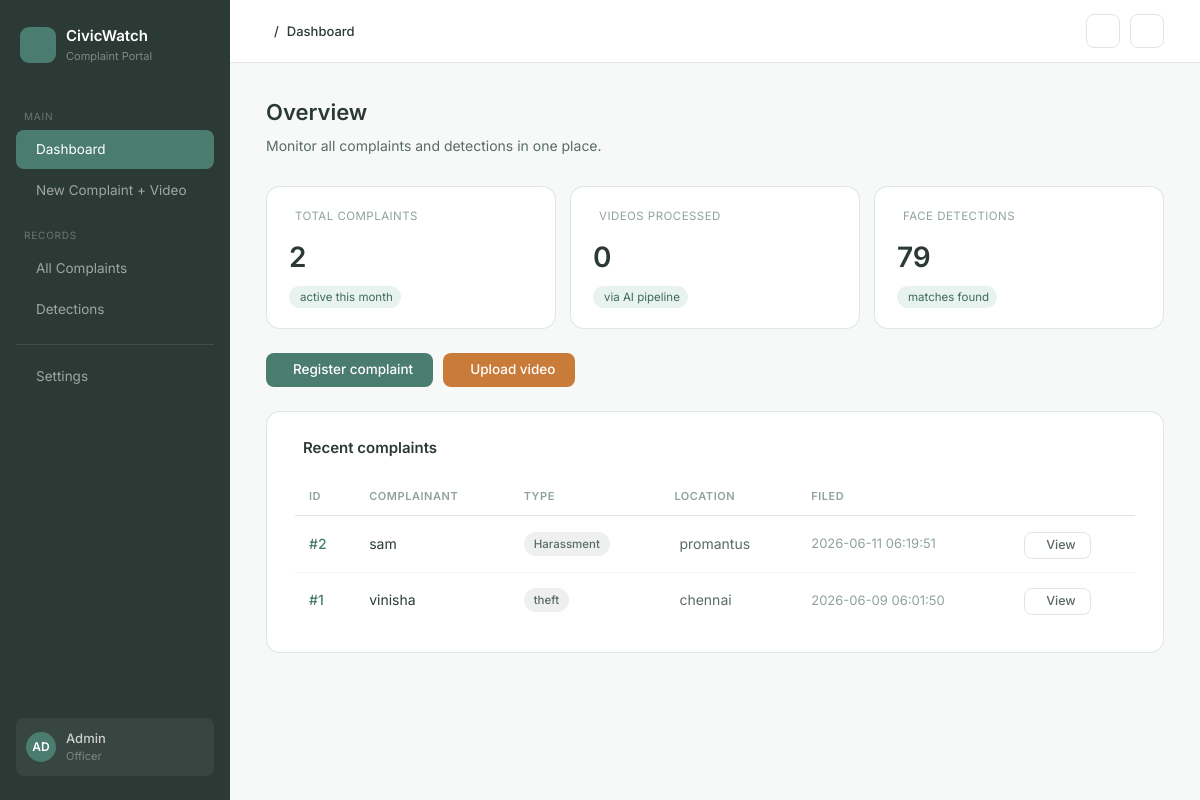
The page / on the database its author committed.
### tables this page shows
CREATE TABLE complaints (
        id INTEGER PRIMARY KEY AUTOINCREMENT,
        complainant_name TEXT,
        complaint_type TEXT,
        description TEXT,
        location TEXT,
        created_at TIMESTAMP DEFAULT CURRENT_TIMESTAMP
    );

### app.py (the view)
@app.route("/")
def home():
    conn = get_db()
    cursor = conn.cursor()
    cursor.execute("""
        SELECT id, complainant_name, complaint_type, location, created_at
        FROM complaints
        ORDER BY id DESC
        LIMIT 10
    """)
    complaints = cursor.fetchall()
    cursor.execute("SELECT COUNT(*) FROM complaints")
    total_complaints = cursor.fetchone()[0]
    cursor.execute("SELECT COUNT(*) FROM detections")
    total_detections = cursor.fetchone()[0]
    conn.close()
    return render_template(
        "index.html",
        complaints=complaints,
        total_complaints=total_complaints,
        total_detections=total_detections,
        total_videos=0,         # extend later if you track videos in DB
    )

### app.py (called while the page is built)
def get_db():
    conn = sqlite3.connect(DB_PATH)
    conn.row_factory = sqlite3.Row          # lets us access columns by name
    return conn

### templates/index.html (shortened to what this page needs)
{% extends "base.html" %}
{% set active_page = 'home' %}
{% block breadcrumb %}Dashboard{% endblock %}
{% block content %}
<div class="page-header">
  <h1>Overview</h1>
  <p>Monitor all complaints and detections in one place.</p>
</div>
<div class="stat-row">
  <div class="stat-card">
    <div class="stat-label"> Total complaints</div>
    <div class="stat-value">{{ total_complaints or 0 }}</div>
    <div class="stat-change"> active this month</div>
  </div>
  <div class="stat-card">
    <div class="stat-label"> Videos processed</div>
    <div class="stat-value">{{ total_videos or 0 }}</div>
    <div class="stat-change"> via AI pipeline</div>
  </div>
  <div class="stat-card">
    <div class="stat-label"> Face detections</div>
    <div class="stat-value">{{ total_detections or 0 }}</div>
    <div class="stat-change"> matches found</div>
  </div>
</div>
<div style="display:flex; gap:10px; margin-bottom:24px; flex-wrap:wrap;">
  <a href="/upload">
    <button class="btn btn-primary"> Register complaint</button>
  </a>
  <a href="/upload">
    <button class="btn btn-amber"> Upload video</button>
  </a>
</div>
<div class="card">
  <div class="card-title"> Recent complaints</div>
  {% if complaints %}
  <div class="table-wrap">
    <table>
      <thead>
        <tr>
          <th>ID</th>
          <th>Complainant</th>
          <th>Type</th>
          <th>Location</th>
          <th>Filed</th>
          <th></th>
        </tr>
      </thead>
      <tbody>
        {% for c in complaints %}
        <tr>
          <td><span style="font-weight:500; color:var(--sage)">#{{ c.id }}</span></td>
          <td>{{ c.complainant_name }}</td>
          <td>
            <span class="badge badge-gray">{{ c.complaint_type }}</span>
          </td>
          <td>
            <span style="display:flex; align-items:center; gap:5px; color:var(--ink-mid)">
              {{ c.location }}
            </span>
          </td>
          <td style="color:var(--ink-soft); font-size:13px">{{ c.created_at }}</td>
          <td>
            <a href="/report/{{ c.id }}">
              <button class="btn btn-outline btn-sm">
                 View
              </button>
            </a>
          </td>
        </tr>
        {% endfor %}
      </tbody>
    </table>
  </div>
  {% endif %}
</div>
{% endblock %}

### templates/base.html (shortened to what this page needs)
<!DOCTYPE html>
<html lang="en">
<head>
  <link rel="stylesheet" href="https://cdn.jsdelivr.net/npm/@tabler/icons-webfont@2.44.0/tabler-icons.min.css">
</head>
<body>
<div class="layout">
  <aside class="sidebar">
    <div class="logo">
      <div class="logo-icon"></div>
      <div>
        <div class="logo-name">CivicWatch</div>
        <div class="logo-tagline">Complaint Portal</div>
      </div>
    </div>
    <div class="nav-group-label">Main</div>
    <a href="/" class="nav-link {% if active_page == 'home' %}active{% endif %}">
       Dashboard
    </a>
    <a href="/upload" class="nav-link {% if active_page == 'upload' %}active{% endif %}">
       New Complaint + Video
    </a>
    <div class="nav-group-label">Records</div>
    <a href="/complaints" class="nav-link {% if active_page == 'complaints' %}active{% endif %}">
       All Complaints
    </a>
    <a href="/detections" class="nav-link {% if active_page == 'detections' %}active{% endif %}">
       Detections
    </a>
    <hr class="nav-sep">
    <a href="/settings" class="nav-link {% if active_page == 'settings' %}active{% endif %}">
       Settings
    </a>
    <div class="sidebar-bottom">
      <div class="user-pill">
        <div class="user-avatar">AD</div>
        <div>
          <div class="user-name">Admin</div>
          <div class="user-role">Officer</div>
        </div>
      </div>
    </div>
  </aside>
  <div class="main">
    <div class="topbar">
      <div class="topbar-breadcrumb">
        <span>/</span>
        <span>{% block breadcrumb %}Dashboard{% endblock %}</span>
      </div>
      <div class="topbar-actions">
        <a href="/upload" title="New complaint">
          <button class="icon-btn"></button>
        </a>
        <button class="icon-btn"></button>
      </div>
    </div>
    <div class="content animate-in">
      {% block content %}{% endblock %}
    </div>
  </div>
</div>
</body>
</html>

### rows shown on the page
complaints: id "2", complainant_name "sam", complaint_type "Harassment", location "promantus", created_at "2026-06-11 06:19:51"
complaints: id "1", complainant_name "vinisha", complaint_type "theft", location "chennai", created_at "2026-06-09 06:01:50"

### other values the page prints
{{ total_complaints or 0 }} "2"
{{ total_videos or 0 }} "0"
{{ total_detections or 0 }} "79"
